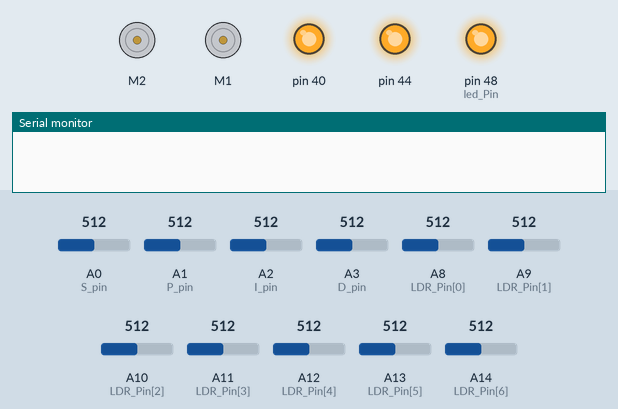
Recording of a sketch running on a simulated Arduino Mega 2560, built with avr-gcc and run on an emulated ATmega2560. Shown: 2 × DC motor (green arrow = forward, orange = backward, longer = faster), output pins drawn as LEDs (lit = HIGH), the last lines printed to the serial monitor. The inputs (shaded band) are chosen by the test bench; at power-on: A0 (S_pin) = 512, A1 (P_pin) = 512, A2 (I_pin) = 512, A3 (D_pin) = 512, A8 (LDR_Pin[0]) = 512, A9 (LDR_Pin[1]) = 512, A10 (LDR_Pin[2]) = 512, A11 (LDR_Pin[3]) = 512, A12 (LDR_Pin[4]) = 512, A13 (LDR_Pin[5]) = 512, A14 (LDR_Pin[6]) = 512.

Above: at 0.01 s.
At 18.2 s:
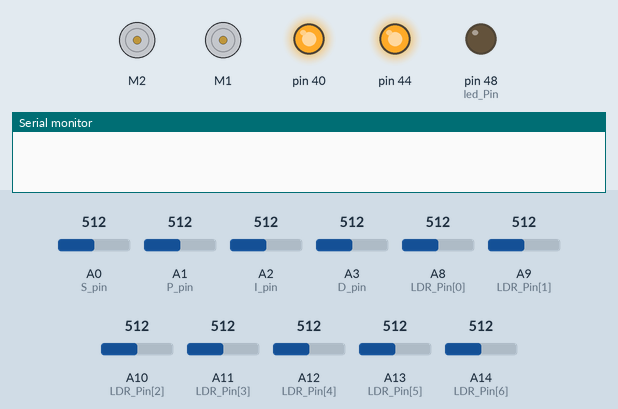
At 20.4 s:
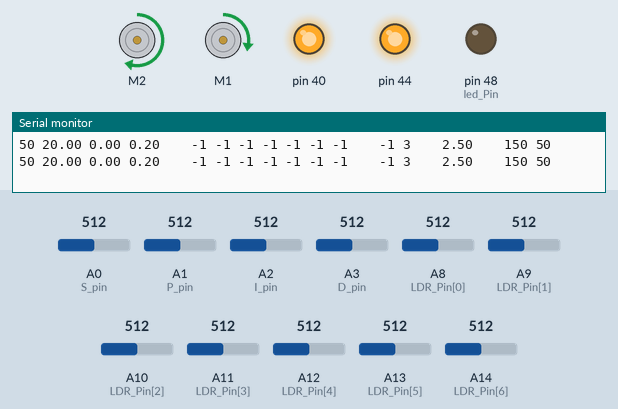
Timing chart, 0 to 21.9 s (numbered marks = the images above):
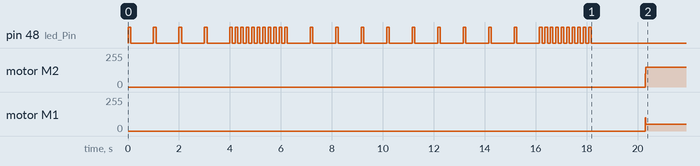

The sketch:

Line_Follower_Code_10_5.ino
```cpp
/******************************************************************************/
//          UCSD ECE 5 Lab 4 Code: Line Following Robot with PID
/******************************************************************************/

//  1)  Declare Variables     - declares many variables as global variables so
//                              each variable can be accessed from every fn
//  2)  Setup (Main)          - runs once at beginning when you press button on
//                              arduino/motor drive/when you open srl monitor
//  3)  Loop  (Main)          - loops forever calling on a series of functions
//  4)  Calibration           - makes white = 0 and black = 100 (a few seconds
//                              to prep, a few seconds on white, a few seconds
//                              to move to black, a few seconds of black)
//  5)  Read Potentiometers   - reads each potentiometer
//  6)  Run Motors            - runs motors
//  7)  Read Photoresistors   - reads each photoresistor
//  8)  Calculate Error       - calculate error from photoresistor readings
//  9)  PID Turn              - takes the error and implements PID control
//  10) Print                 - used for debugging but should commented out when
//                              not debugging because it slows down program

// ****************************************************************************/
// 1) Declare Variables


// Variables and Libaries for Motor (This part is from Motor_Driver_Code 10_3)
#include <Wire.h>
#include <Adafruit_MotorShield.h>

Adafruit_MotorShield AFMS = Adafruit_MotorShield();

//  Motors can be switched here (1) <--> (2) (if you see motors responding to
//  error in the opposite way they should be)
//  Adjust the same way if you did in 10_3
Adafruit_DCMotor *Motor1 = AFMS.getMotor(2);
Adafruit_DCMotor *Motor2 = AFMS.getMotor(1);

// this is the nominal speed for the motors when not using potentiometer
int M1Sp = 50, M2Sp = 50;
int M1SpeedtoMotor, M2SpeedtoMotor;

// Variables for Potentiometer (This part is from Potentiometer_Code 10_1)
const int S_pin = A0; //proportional control
const int P_pin = A1; //proportional control
const int I_pin = A2; //integral control
const int D_pin = A3; //derivative control
int       SpRead = 0; int Sp; //Speed Increase
int       kPRead = 0; //proportional gain
int       kIRead = 0; //integral gain
int       kDRead = 0; //derivative gain

// Variables for Light Sensors (This part is from Calibration_Code 10_4)
int LDR_Pin[7] = {A8, A9, A10, A11, A12, A13, A14}; // store photoresistor pins
int LDR[7]; // store photoresistor readings

// Calibration Variables (This part is from Calibration_Code 10_4)
int   led_Pin = 48; // This is a led set up to indicate what part of the
                    // calibration you are on.
float Mn[7];  // You could also connect a larger/more visible LED to Pin 13 or
              // other digital pin
float Mx[7];
float LDRf[7] = {0., 0., 0., 0., 0., 0., 0.};

// Error Calculation Variables (This part is from Calibration_Code 10_4)
int   MxRead;
int   MxIndex;
float AveRead;
int   CriteriaForMax;
float WeightedAve;
int   ii;
int   im0, im1, im2;

// For Motor/Control
int   Turn, M1P = 0, M2P = 0;
float error, lasterror = 0, sumerror = 0;
float kP, kI, kD;

// ****************************************************************************/
// 2) Setup
// refer to the lab manual
void setup()
{
  Serial.begin(9600);       // For serial communication set up
  AFMS.begin();             // For motor setup
  pinMode(led_Pin, OUTPUT); // Note that all analog pins used are INPUTs by
                            // default so don't need pinMode

  // declare auxiliary power
  pinMode(44, OUTPUT);
  pinMode(40, OUTPUT);
  digitalWrite(44, HIGH);
  digitalWrite(40, HIGH);

  Calibrate();          // 4
  ReadPotentiometers(); // 5
  delay(2000);
  RunMotors();          // 6
}

// ****************************************************************************/
// 3) Loop
void loop()
{
  ReadPotentiometers(); // 5
  ReadPhotoResistors(); // 7
  CalcError();          // 8
  PID_Turn();           // 9
  RunMotors();          // 6
  Print();
}

// ****************************************************************************/
// 4) Calibration
void Calibrate()
{
  // wait to make sure in position
  for (int calii = 0; calii < 4; calii++)
  {
    digitalWrite(led_Pin, HIGH);   // turn the LED on
    delay(100);                    // wait for 0.1 seconds
    digitalWrite(led_Pin, LOW);    // turn the LED off
    delay(900);                    // wait for 0.9 seconds
  }

  // Calibration
  // White Calibration
  int numMeas = 10;  // number of samples to read for calibration
  for(int calii = 0; calii < numMeas; calii++)
  {
    digitalWrite(led_Pin, HIGH);   // turn the LED on
    delay(100);                    // wait for 0.1 seconds
    digitalWrite(led_Pin, LOW);    // turn the LED off
    delay(100);                    // wait for 0.1 seconds

    for (int ci = 0; ci < 7; ci++)
    {
      LDRf[ci] = LDRf[ci] + (float) analogRead(LDR_Pin[ci]);
      delay(2);
    }
  }

  for(int cm = 0; cm < 7; cm++)
  {
    Mn[cm] = round(LDRf[cm] / (float)numMeas); // take average
    LDRf[cm] = 0.;
  }

  // Time to move from White to Black Surface
  for(int calii = 0; calii < 10; calii++)
  {
    digitalWrite(led_Pin, HIGH);
    delay(100);
    digitalWrite(led_Pin, LOW);
    delay(900);
  }

  // Black Calibration
  for (int calii = 0; calii < numMeas; calii++)
  {
    digitalWrite(led_Pin, HIGH);
    delay(100);
    digitalWrite(led_Pin, LOW);
    delay(100);

    for(int ci = 0; ci < 7; ci++)
    {
      LDRf[ci] = LDRf[ci] + (float) analogRead(LDR_Pin[ci]);
      delay(2);
    }
  }
  for(int cm = 0; cm < 7; cm++)
  {
    Mx[cm] = round(LDRf[cm] / (float)numMeas); // take average
    LDRf[cm] = 0.;
  }

}

// ****************************************************************************/
// 5) Read & Map Potentiometers
void ReadPotentiometers()
{
  SpRead = map(analogRead(S_pin), 0, 1023, 0, 100);
  Sp = SpRead;
  kPRead = map(analogRead(P_pin), 0, 1023, 0, 10);
  kIRead = map(analogRead(I_pin), 0, 1023, 0, 5);
  kDRead = map(analogRead(D_pin), 0, 1023, 0, 10);
}

// ****************************************************************************/
// 6) Run Motors
// motors start by using nominal speed + speed addition from potentiometer
void RunMotors()
{
  // Remember you can insert your custom control in here
  // to control motor behaviour from error, etc...
  M1SpeedtoMotor = min(M1Sp + Sp + M1P, 255); // limits speed to 255
  M2SpeedtoMotor = min(M2Sp + Sp + M2P, 255); // remember M1Sp & M2Sp is defined
                                              // @ beginning of code(default 60)
  Motor1->setSpeed(abs(M1SpeedtoMotor));
  Motor2->setSpeed(abs(M2SpeedtoMotor));

  if (M1SpeedtoMotor > 0)
  {
    Motor1->run(FORWARD);
  }
  else
  {
    Motor1->run(BACKWARD);
  }

  if (M2SpeedtoMotor > 0)
  {
    Motor2->run(FORWARD);
  }
  else
  {
    Motor2->run(BACKWARD);
  }

}

// ****************************************************************************/
// 7) Read Photoresistors
// function to read photo resistors, map from 0 to 100, and find darkest
// photoresitor (MxIndex)
void ReadPhotoResistors()
{
  for (int Li = 0; Li < 7; Li++)
  {
    LDR[Li] = map(analogRead(LDR_Pin[Li]), Mn[Li], Mx[Li], 0, 100);
    delay(2);
  }
}

// ****************************************************************************/
// 8) Calculate Error
// Calculate error from photoresistor readings
void CalcError()
{
  MxRead = -99;
  AveRead = 0.0;
  // Step 1)
  //     Iterate through photoresistor mapped values, find darkest/max (MxRead),
  //     it's index (im1) and weighted index (MxIndex)
  //     Weighted Index: from left to right: 3 - 2 - 1 - 0 (center) - 1 - 2 - 3
  for (int ii = 0; ii < 7; ii++)
  {
    if (MxRead < LDR[ii])
    {
      MxRead = LDR[ii];
      MxIndex = -1 * (ii - 3);
      im1 = (float)ii;
    }
    AveRead = AveRead + (float)LDR[ii] / 7.;
  }

  // Step 2)  Calculate error from weighted average, based off the readings
  // around the maximum value
  CriteriaForMax = 2; // max should be at least twice as big as the other values
  if (MxRead > CriteriaForMax * AveRead)  // only when the max is big enough
  {
    if (im1 != 0 && im1 != 6)  // max not on either ends
    {
      im0 = im1 - 1;  // index for left
      im2 = im1 + 1;  // index for right
      if (LDR[im0] + LDR[im1] + LDR[im2] == 0)  // if the denominator calculates
                                                // to 0, jump out and do not
                                                // update error
      {
        return;
      }
      WeightedAve = ((float)(LDR[im0] * im0 + LDR[im1] * im1 + LDR[im2] * im2))
                    / ((float)(LDR[im0] + LDR[im1] + LDR[im2]));
      error = -1 * (WeightedAve - 3);
    }
    else if (im1 == 0)  // max on left end
    {
      im2 = im1 + 1;
      if (LDR[im1] + LDR[im2] == 0)  // if the denominator calculates to 0, jump
                                     // out and do not update error
        return;
      WeightedAve = ((float)(LDR[im1] * im1 + LDR[im2] * im2)) /
                      ((float)(LDR[im1] + LDR[im2]));
      error = -1 * (WeightedAve - 3);
    }
    else if (im1 == 6)  // max on right end
    {
      im0 = im1 - 1;
      if (LDR[im0] + LDR[im1] == 0)  // if the denominator calculates to 0, jump
                                     // out and do not update error
        return;
      WeightedAve = ((float)(LDR[im0] * im0 + LDR[im1] * im1)) /
                      ((float)(LDR[im0] + LDR[im1]));
      error = -1 * (WeightedAve - 3);
    }
  }
}


// ****************************************************************************/
// 9) PID Turn
// function to make a turn ( a basic P controller)
void PID_Turn()
{
  // *Read values are between 0 and 100, scale to become PID Constants
  kP =  (float)kPRead / 1.;   // each of these scaling factors can change
  kP = 4.*kP;                 // depending on how influential you want them 2 be
  kI = (float)kIRead / 500.;  // the potentiometers will also scale them
  kD = (float)kDRead / 25.;
  // error holds values from -3 to 3

  Turn = error * kP + sumerror * kI + (error - lasterror) * kD; //PID!!!!!

  sumerror = sumerror + error;
  if (sumerror > 5) {
    sumerror = 5; // prevents integrator wind-up
  }
  else if (sumerror < -5) {
    sumerror = -5;
  }

  lasterror = error;

  // Set the motor speed
  M1P = Turn;
  M2P = -Turn;
}


// ****************************************************************************/
// 10) Print
// function to print values of interest
void Print()
{
  Serial.print(SpRead); Serial.print(" ");  // Initial Speed addition from
                                            // potentiometer
  Serial.print(kP); Serial.print(" ");      // PID values from potentiometers
                                            // after scaling
  Serial.print(kI); Serial.print(" ");
  Serial.print(kD); Serial.print("    ");

  Serial.print(LDR[0]); Serial.print(" ");  // Each photo resistor value shown
  Serial.print(LDR[1]); Serial.print(" ");
  Serial.print(LDR[2]); Serial.print(" ");
  Serial.print(LDR[3]); Serial.print(" ");
  Serial.print(LDR[4]); Serial.print(" ");
  Serial.print(LDR[5]); Serial.print(" ");
  Serial.print(LDR[6]); Serial.print("    ");

  Serial.print(MxRead); Serial.print(" ");    // the maximum value from the
                                              // photoresistors is shown again
  Serial.print(MxIndex); Serial.print("    "); // this is the index of that
                                              // maximum (0 through 6)
                                              // (aka which element in LDR)
  Serial.print(error); Serial.print("    ");  // this will show the calculated
                                              // error (-3 through 3)

  Serial.print(M1SpeedtoMotor); Serial.print(" "); // This prints the arduino
                                                   // output to each motor so
                                                  // you can see what the values
                                                  // (0-255)
  Serial.println(M2SpeedtoMotor);                  //  that are sent to the
                                                  // motors would be without
                                                  // actually needing to
                                                  // power/run the motors
  // slow down the output for easier reading if wanted
  // ensure delay is commented when actually running your robot or this will
  // slow down sampling too much
  // delay(500);

}
```

Measured:
- by itself, motor M2: stopped → forward 150/255 at 20.3 s
- by itself, motor M1: stopped → forward 50/255 at 20.3 s
